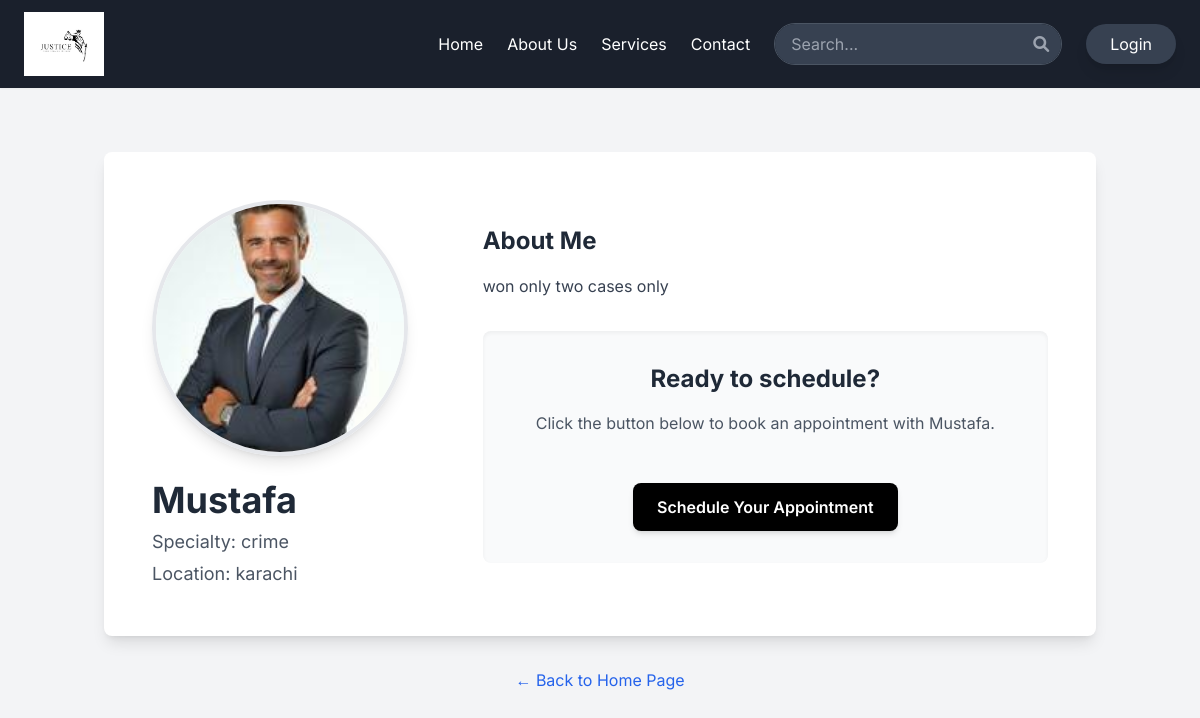
The app's page /lawyer_profile.php?id=13 with its own data.
### tables this page shows
CREATE TABLE `lawyers` (
  `id` int(11) NOT NULL,
  `name` varchar(255) NOT NULL,
  `profile_image` varchar(255) DEFAULT NULL,
  `email` varchar(255) NOT NULL,
  `password` varchar(255) NOT NULL,
  `specialty` varchar(255) NOT NULL,
  `location` varchar(255) NOT NULL,
  `bio` text DEFAULT NULL,
  `created_at` timestamp NOT NULL DEFAULT current_timestamp(),
  `profile_pic` varchar(255) DEFAULT NULL
);

### lawyer_profile.php (the view, shortened to what this page needs)
<?php
include 'includes/header.php';
$lawyer_id = $_GET['id'];
$sql = "SELECT id, name, specialty, location, bio, profile_image FROM lawyers WHERE id = ?";
$stmt = $conn->prepare($sql);
$stmt->bind_param("i", $lawyer_id);
$stmt->execute();
$result = $stmt->get_result();
$lawyer = $result->fetch_assoc();
?>
<!DOCTYPE html>
<html lang="en">
<head>
    <script src="https://cdn.tailwindcss.com"></script>
    <link rel="stylesheet" href="https://cdnjs.cloudflare.com/ajax/libs/font-awesome/6.0.0-beta3/css/all.min.css">
</head>
<body class="bg-gray-100">
    <div class="container mx-auto px-4 py-8">
        <div class="bg-white rounded-lg shadow-lg p-8 md:p-12 mt-8 flex flex-col md:flex-row items-center">
            <div class="md:w-1/3 text-center md:text-left mb-6 md:mb-0 md:mr-12">
                <?php
                    $image_src = !empty($lawyer['profile_image']) ? 'uploads/' . htmlspecialchars($lawyer['profile_image']) : 'images/default-user.png';
                ?>
                <img src="<?php echo $image_src; ?>" alt="<?php echo htmlspecialchars($lawyer['name']); ?> Profile Picture" class="rounded-full w-48 h-48 md:w-64 md:h-64 object-cover mx-auto md:mx-0 shadow-lg border-4 border-gray-200">
                <h1 class="text-3xl md:text-4xl font-bold text-gray-800 mt-6"><?php echo htmlspecialchars($lawyer['name']); ?></h1>
                <p class="text-lg text-gray-600 mt-2">Specialty: <?php echo htmlspecialchars($lawyer['specialty']); ?></p>
                <p class="text-lg text-gray-600 mt-1">Location: <?php echo htmlspecialchars($lawyer['location']); ?></p>
            </div>
            <div class="md:w-2/3">
                <h2 class="text-2xl font-bold text-gray-800 mb-4">About Me</h2>
                <p class="text-gray-700 leading-relaxed mb-8">
                    <?php echo htmlspecialchars($lawyer['bio']); ?>
                </p>
                <div class="mt-8 bg-gray-50 p-8 rounded-lg shadow-inner text-center">
                    <h2 class="text-2xl font-bold text-gray-800 mb-4">Ready to schedule?</h2>
                    <p class="text-gray-600 mb-6">Click the button below to book an appointment with <?php echo htmlspecialchars($lawyer['name']); ?>.</p>
                    <a href="book_appointment.php?id=<?php echo htmlspecialchars($lawyer['id']); ?>" class="inline-block bg-black text-white font-semibold py-3 px-6 rounded-lg hover:bg-gray-800 transition-colors duration-300 mt-6 shadow-md">
                        Schedule Your Appointment
                    </a>
                </div>
            </div>
        </div>
        <div class="mt-8 text-center">
            <a href="index.php" class="text-blue-600 hover:underline">← Back to Home  Page</a>
        </div>
    </div>
</body>
</html>

### includes/header.php (style rules this page uses)
body { font-family: 'Inter', sans-serif; background-color: #f8fafc; }
a { text-decoration: none; }

### lawyer_profile.php (style rules this page uses)
body { font-family: 'Inter', sans-serif; background-color: #f8fafc; }

### records on screen
lawyers: profile_image (picture), name "Mustafa", specialty "crime", location "karachi", bio "won only two cases only"
